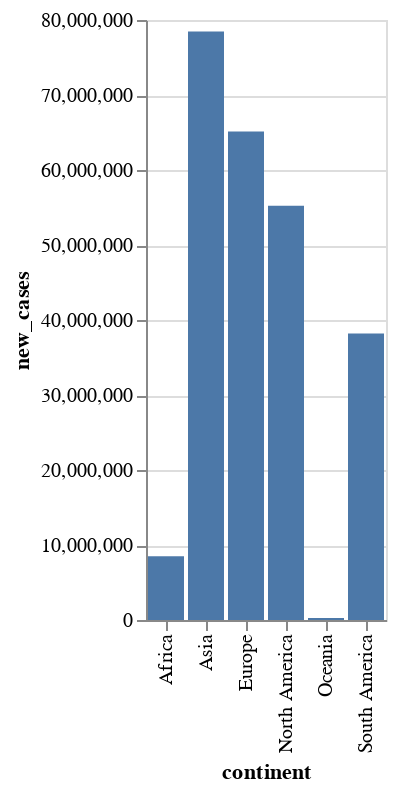

Source (notebook cell):
### Code cell
alt.Chart(data).mark_bar().encode(
x= 'continent',
y='new_cases')

### Figure 1 — Vega-Lite specification as saved in the notebook (floating-point values rounded to 4 significant figures)
{"config": {"view": {"continuousWidth": 400, "continuousHeight": 300}}, "data": {"name": "data-e6c22b810feed144cd542d683bc8ddda"}, "mark": "bar", "encoding": {"x": {"type": "nominal", "field": "continent"}, "y": {"type": "quantitative", "field": "new_cases"}}, "$schema": "https://vega.github.io/schema/vega-lite/v4.8.1.json", "datasets": {"data-e6c22b810feed144cd542d683bc8ddda": [{"continent": "Africa", "total_cases": 1966000000.0, "new_cases": 8496000.0, "new_cases_smoothed": 8483000.0, "total_deaths": 50210000.0, "new_deaths": 218100.0, "new_deaths_smoothed": 217600.0, "total_cases_per_million": 162100000.0, "new_cases_per_million": 840300.0, "new_cases_smoothed_per_million": 838200.0, "total_deaths_per_million": 2684000.0, "new_deaths_per_million": 13700.0, "new_deaths_smoothed_per_million": 13680.0, "reproduction_rate": 27310.0, "icu_patients": 12480.0, "icu_patients_per_million": 279.8, "hosp_patients": 0.0, "hosp_patients_per_million": 0.0, "weekly_icu_admissions": 0.0, "weekly_icu_admissions_per_million": 0.0, "weekly_hosp_admissions": 0.0, "weekly_hosp_admissions_per_million": 0.0, "new_tests": 47170000.0, "total_tests": 11380000000.0, "total_tests_per_thousand": 428500.0, "new_tests_per_thousand": 2215.0, "new_tests_smoothed": 55680000.0, "new_tests_smoothed_per_thousand": 2957.0, "positive_rate": 973.5, "tests_per_case": 490900.0, "total_vaccinations": 7377000000.0, "people_vaccinated": 4705000000.0, "people_fully_vaccinated": 2690000000.0, "total_boosters": 66930.0, "new_vaccinations": 63450000.0, "new_vaccinations_smoothed": 185800000.0, "total_vaccinations_per_hundred": 38010.0, "people_vaccinated_per_hundred": 23910.0, "people_fully_vaccinated_per_hundred": 14230.0, "total_boosters_per_hundred": 0.56, "new_vaccinations_smoothed_per_million": 13750000.0, "stringency_index": 1534000.0, "population": 826900000000.0, "population_density": 3235000.0, "median_age": 677100.0, "aged_65_older": 118000.0, "aged_70_older": 70180.0, "gdp_per_capita": 172700000.0, "extreme_poverty": 824500.0, "cardiovasc_death_rate": 9215000.0, "diabetes_prevalence": 180900.0, "female_smokers": 55180.0, "male_smokers": 587100.0, "handwashing_facilities": 663300.0, "hospital_beds_per_thousand": 35870.0, "life_expectancy": 2065000.0, "human_development_index": 17680.0, "excess_mortality_cumulative_absolute": 8576000.0, "excess_mortality_cumulative": 950.5, "excess_mortality": 2569.0, "excess_mortality_cumulative_per_million": 110800.0}, {"continent": "Asia", "total_cases": 16700000000.0, "new_cases": 78450000.0, "new_cases_smoothed": 78150000.0, "total_deaths": 252200000.0, "new_deaths": 1175000.0, "new_deaths_smoothed": 1169000.0, "total_cases_per_million": 466900000.0, "new_cases_per_million": 2172000.0, "new_cases_smoothed_per_million": 2156000.0, "total_deaths_per_million": 4765000.0, "new_deaths_per_million": 22930.0, "new_deaths_smoothed_per_million": 22760.0, "reproduction_rate": 26280.0, "icu_patients": 70850.0, "icu_patients_per_million": 8061.0, "hosp_patients": 466500.0, "hosp_patients_per_million": 53080.0, "weekly_icu_admissions": 27570.0, "weekly_icu_admissions_per_million": 3137.0, "weekly_hosp_admissions": 56700.0, "weekly_hosp_admissions_per_million": 6450.0, "new_tests": 1087000000.0, "total_tests": 224700000000.0, "total_tests_per_thousand": 6577000.0, "new_tests_per_thousand": 31030.0, "new_tests_smoothed": 1210000000.0, "new_tests_smoothed_per_thousand": 41360.0, "positive_rate": 1245.0, "tests_per_case": 4505000.0, "total_vaccinations": 476600000000.0, "people_vaccinated": 133600000000.0, "people_fully_vaccinated": 65540000000.0, "total_boosters": 1354000000.0, "new_vaccinations": 4203000000.0, "new_vaccinations_smoothed": 4688000000.0, "total_vaccinations_per_hundred": 393400.0, "people_vaccinated_per_hundred": 200400.0, "people_fully_vaccinated_per_hundred": 135300.0, "total_boosters_per_hundred": 4609.0, "new_vaccinations_smoothed_per_million": 47310000.0, "stringency_index": 1667000.0, "population": 2950000000000.0, "population_density": 22230000.0, "median_age": 902900.0, "aged_65_older": 188400.0, "aged_70_older": 121500.0, "gdp_per_capita": 672700000.0, "extreme_poverty": 97310.0, "cardiovasc_death_rate": 8245000.0, "diabetes_prevalence": 260600.0, "female_smokers": 112400.0, "male_smokers": 930300.0, "handwashing_facilities": 1104000.0, "hospital_beds_per_thousand": 78490.0, "life_expectancy": 2199000.0, "human_development_index": 21140.0, "excess_mortality_cumulative_absolute": 9577000.0, "excess_mortality_cumulative": 4204.0, "excess_mortality": 8570.0, "excess_mortality_cumulative_per_million": 253400.0}, {"continent": "Europe", "total_cases": 15580000000.0, "new_cases": 65140000.0, "new_cases_smoothed": 64420000.0, "total_deaths": 370600000.0, "new_deaths": 1305000.0, "new_deaths_smoothed": 1295000.0, "total_cases_per_million": 1133000000.0, "new_cases_per_million": 4674000.0, "new_cases_smoothed_per_million": 4617000.0, "total_deaths_per_million": 21650000.0, "new_deaths_per_million": 77540.0, "new_deaths_smoothed_per_million": 76930.0, "reproduction_rate": 28050.0, "icu_patients": 6501000.0, "icu_patients_per_million": 293200.0, "hosp_patients": 43260000.0, "hosp_patients_per_million": 2514000.0, "weekly_icu_admissions": 239800.0, "weekly_icu_admissions_per_million": 17020.0, "weekly_hosp_admissions": 3026000.0, "weekly_hosp_admissions_per_million": 156200.0, "new_tests": 1125000000.0, "total_tests": 193000000000.0, "total_tests_per_thousand": 17230000.0, "new_tests_per_thousand": 91990.0, "new_tests_smoothed": 1359000000.0, "new_tests_smoothed_per_thousand": 99050.0, "positive_rate": 1439.0, "tests_per_case": 1755000.0, "total_vaccinations": 107000000000.0, "people_vaccinated": 61920000000.0, "people_fully_vaccinated": 45710000000.0, "total_boosters": 379400000.0, "new_vaccinations": 761000000.0, "new_vaccinations_smoothed": 848300000.0, "total_vaccinations_per_hundred": 625600.0, "people_vaccinated_per_hundred": 351500.0, "people_fully_vaccinated_per_hundred": 261600.0, "total_boosters_per_hundred": 2061.0, "new_vaccinations_smoothed_per_million": 59420000.0, "stringency_index": 1428000.0, "population": 473400000000.0, "population_density": 17230000.0, "median_age": 1041000.0, "aged_65_older": 439100.0, "aged_70_older": 284600.0, "gdp_per_capita": 868500000.0, "extreme_poverty": 16670.0, "cardiovasc_death_rate": 5802000.0, "diabetes_prevalence": 177800.0, "female_smokers": 578500.0, "male_smokers": 878000.0, "handwashing_facilities": 171000.0, "hospital_beds_per_thousand": 137000.0, "life_expectancy": 2283000.0, "human_development_index": 22850.0, "excess_mortality_cumulative_absolute": 44100000.0, "excess_mortality_cumulative": 14980.0, "excess_mortality": 32280.0, "excess_mortality_cumulative_per_million": 2112000.0}, {"continent": "North America", "total_cases": 14030000000.0, "new_cases": 55220000.0, "new_cases_smoothed": 54970000.0, "total_deaths": 328100000.0, "new_deaths": 1121000.0, "new_deaths_smoothed": 1115000.0, "total_cases_per_million": 217500000.0, "new_cases_per_million": 1216000.0, "new_cases_smoothed_per_million": 1205000.0, "total_deaths_per_million": 4423000.0, "new_deaths_per_million": 22750.0, "new_deaths_smoothed_per_million": 22530.0, "reproduction_rate": 11170.0, "icu_patients": 6693000.0, "icu_patients_per_million": 26760.0, "hosp_patients": 25880000.0, "hosp_patients_per_million": 102700.0, "weekly_icu_admissions": 0.0, "weekly_icu_admissions_per_million": 0.0, "weekly_hosp_admissions": 3268000.0, "weekly_hosp_admissions_per_million": 9816.0, "new_tests": 689700000.0, "total_tests": 174400000000.0, "total_tests_per_thousand": 1345000.0, "new_tests_per_thousand": 5851.0, "new_tests_smoothed": 688800000.0, "new_tests_smoothed_per_thousand": 6805.0, "positive_rate": 904.6, "tests_per_case": 162400.0, "total_vaccinations": 96840000000.0, "people_vaccinated": 56050000000.0, "people_fully_vaccinated": 41870000000.0, "total_boosters": 439900000.0, "new_vaccinations": 617700000.0, "new_vaccinations_smoothed": 673100000.0, "total_vaccinations_per_hundred": 213600.0, "people_vaccinated_per_hundred": 121500.0, "people_fully_vaccinated_per_hundred": 84420.0, "total_boosters_per_hundred": 900.9, "new_vaccinations_smoothed_per_million": 32250000.0, "stringency_index": 694100.0, "population": 382300000000.0, "population_density": 3466000.0, "median_age": 420900.0, "aged_65_older": 119100.0, "aged_70_older": 75270.0, "gdp_per_capita": 274500000.0, "extreme_poverty": 37910.0, "cardiovasc_death_rate": 2745000.0, "diabetes_prevalence": 164400.0, "female_smokers": 55960.0, "male_smokers": 163500.0, "handwashing_facilities": 609500.0, "hospital_beds_per_thousand": 32060.0, "life_expectancy": 1248000.0, "human_development_index": 10520.0, "excess_mortality_cumulative_absolute": 55940000.0, "excess_mortality_cumulative": 4677.0, "excess_mortality": 8566.0, "excess_mortality_cumulative_per_million": 343900.0}, {"continent": "Oceania", "total_cases": 29430000.0, "new_cases": 258300.0, "new_cases_smoothed": 252300.0, "total_deaths": 542900.0, "new_deaths": 2805.0, "new_deaths_smoothed": 2738.0, "total_cases_per_million": 6882000.0, "new_cases_per_million": 69470.0, "new_cases_smoothed_per_million": 68940.0, "total_deaths_per_million": 82840.0, "new_deaths_per_million": 863.0, "new_deaths_smoothed_per_million": 858.1, "reproduction_rate": 1765.0, "icu_patients": 0.0, "icu_patients_per_million": 0.0, "hosp_patients": 0.0, "hosp_patients_per_million": 0.0, "weekly_icu_admissions": 0.0, "weekly_icu_admissions_per_million": 0.0, "weekly_hosp_admissions": 0.0, "weekly_hosp_admissions_per_million": 0.0, "new_tests": 24570000.0, "total_tests": 5843000000.0, "total_tests_per_thousand": 364800.0, "new_tests_per_thousand": 1771.0, "new_tests_smoothed": 46340000.0, "new_tests_smoothed_per_thousand": 2771.0, "positive_rate": 24.77, "tests_per_case": 2740000.0, "total_vaccinations": 3273000000.0, "people_vaccinated": 1987000000.0, "people_fully_vaccinated": 1175000000.0, "total_boosters": 0.0, "new_vaccinations": 41240000.0, "new_vaccinations_smoothed": 44450000.0, "total_vaccinations_per_hundred": 33090.0, "people_vaccinated_per_hundred": 20520.0, "people_fully_vaccinated_per_hundred": 12150.0, "total_boosters_per_hundred": 0.0, "new_vaccinations_smoothed_per_million": 17190000.0, "stringency_index": 164200.0, "population": 26240000000.0, "population_density": 494000.0, "median_age": 135200.0, "aged_65_older": 38250.0, "aged_70_older": 23530.0, "gdp_per_capita": 69740000.0, "extreme_poverty": 20660.0, "cardiovasc_death_rate": 1684000.0, "diabetes_prevalence": 85580.0, "female_smokers": 59600.0, "male_smokers": 122800.0, "handwashing_facilities": 53090.0, "hospital_beds_per_thousand": 8944.0, "life_expectancy": 443200.0, "human_development_index": 3396.0, "excess_mortality_cumulative_absolute": -254900.0, "excess_mortality_cumulative": -457.7, "excess_mortality": -330.9, "excess_mortality_cumulative_per_million": -31970.0}, {"continent": "South America", "total_cases": 9939000000.0, "new_cases": 38210000.0, "new_cases_smoothed": 38150000.0, "total_deaths": 315400000.0, "new_deaths": 1157000.0, "new_deaths_smoothed": 1156000.0, "total_cases_per_million": 201600000.0, "new_cases_per_million": 859700.0, "new_cases_smoothed_per_million": 857500.0, "total_deaths_per_million": 6720000.0, "new_deaths_per_million": 25730.0, "new_deaths_smoothed_per_million": 25670.0, "reproduction_rate": 7345.0, "icu_patients": 0.0, "icu_patients_per_million": 0.0, "hosp_patients": 0.0, "hosp_patients_per_million": 0.0, "weekly_icu_admissions": 0.0, "weekly_icu_admissions_per_million": 0.0, "weekly_hosp_admissions": 0.0, "weekly_hosp_admissions_per_million": 0.0, "new_tests": 88390000.0, "total_tests": 19220000000.0, "total_tests_per_thousand": 792000.0, "new_tests_per_thousand": 3660.0, "new_tests_smoothed": 93890000.0, "new_tests_smoothed_per_thousand": 4082.0, "positive_rate": 756.8, "tests_per_case": 97540.0, "total_vaccinations": 42500000000.0, "people_vaccinated": 27500000000.0, "people_fully_vaccinated": 15160000000.0, "total_boosters": 286500000.0, "new_vaccinations": 390400000.0, "new_vaccinations_smoothed": 500500000.0, "total_vaccinations_per_hundred": 118900.0, "people_vaccinated_per_hundred": 71090.0, "people_fully_vaccinated_per_hundred": 45950.0, "total_boosters_per_hundred": 2826.0, "new_vaccinations_smoothed_per_million": 14270000.0, "stringency_index": 496900.0, "population": 269200000000.0, "population_density": 179800.0, "median_age": 222800.0, "aged_65_older": 61150.0, "aged_70_older": 38330.0, "gdp_per_capita": 102300000.0, "extreme_poverty": 15880.0, "cardiovasc_death_rate": 1371000.0, "diabetes_prevalence": 57250.0, "female_smokers": 61150.0, "male_smokers": 121200.0, "handwashing_facilities": 238300.0, "hospital_beds_per_thousand": 15410.0, "life_expectancy": 559200.0, "human_development_index": 5632.0, "excess_mortality_cumulative_absolute": 22800000.0, "excess_mortality_cumulative": 14410.0, "excess_mortality": 20120.0, "excess_mortality_cumulative_per_million": 673300.0}]}}
